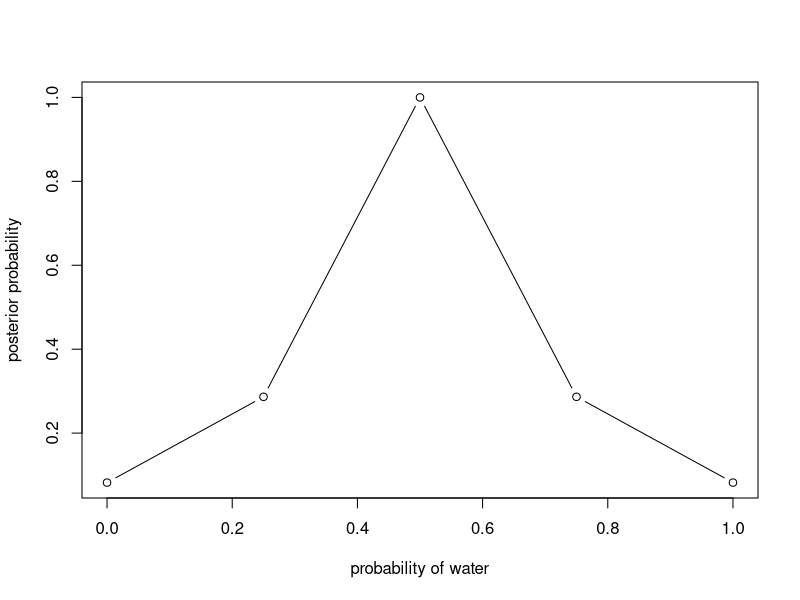
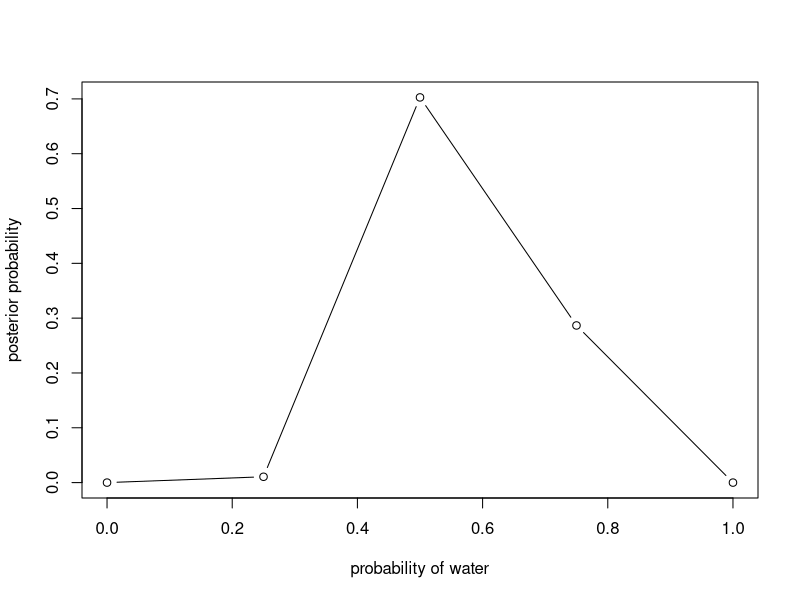

Write the R code that produced these figures, in order.
# Grid approximation (pg 40)
# Globe example

# define number of points on grid
n <- 5

# define grid - possible probabilities of W
p_grid <- seq(from=0, to=1, length.out=n)
p_grid

# define prior 
#prior <- rep(1, n) # equally likely for all values of p
#prior <- ifelse(p_grid < 0.5, 0, 1) # impossible for <0.5, else equally likely
prior <- exp(-5*abs(p_grid - 0.5))
prior

# compute likelihood at each value in grid
# the plausibility the data (6 Ws in 9 tosses) can be seen for each probability of W
# the d in dbinom means it will output the density 
likelihood <- dbinom(6, size=9, prob=p_grid)
likelihood

# compute unstandardized posterior
unstd.posterior <- likelihood*prior
unstd.posterior

# compute standardized posterior (sums to 1)
posterior <- unstd.posterior/sum(unstd.posterior)
posterior

# display prior distribution
plot(p_grid, prior, type="b",
     xlab="probability of water", ylab="posterior probability")

# display posterior distribution
plot(p_grid, posterior, type="b",
     xlab="probability of water", ylab="posterior probability")

